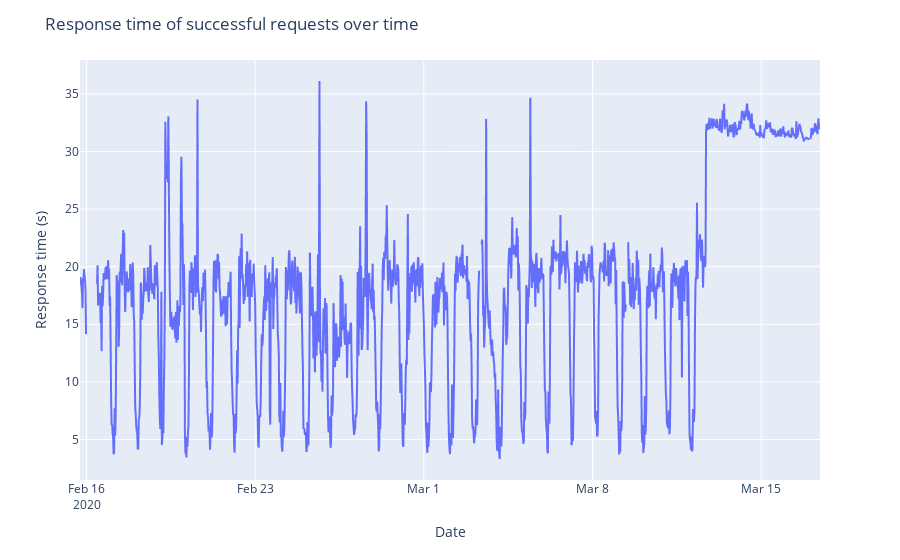

Write notebook code for a chart like this one.
### Code cell
fig = px.line(
              minute_mean,
              x=minute_mean.index.to_pydatetime(),
              y='resp_time')

# Edit the layout
fig.update_layout(title='Response time of successful requests over time',
                  xaxis_title='Date',
                  yaxis_title='Response time (s)')
fig.show()

### Figure 1 — Plotly figure (JSON) as saved in the notebook; plotly's stock layout.template omitted (floating-point values rounded to 4 significant figures; data arrays with more than 128 entries replaced by an {"elided": "..."} marker saying what was removed)
{"data": [{"hoverlabel": {"namelength": 0}, "hovertemplate": "x=%{x}<br>resp_time=%{y}", "legendgroup": "", "line": {"color": "#636efa", "dash": "solid"}, "mode": "lines", "name": "", "showlegend": false, "type": "scattergl", "x": {"elided": "1475 str values"}, "xaxis": "x", "y": {"elided": "1475 float values"}, "yaxis": "y"}], "layout": {"legend": {"tracegroupgap": 0}, "margin": {"t": 60}, "title": {"text": "Response time of successful requests over time"}, "xaxis": {"anchor": "y", "domain": [0, 1], "title": {"text": "Date"}}, "yaxis": {"anchor": "x", "domain": [0, 1], "title": {"text": "Response time (s)"}}}}
